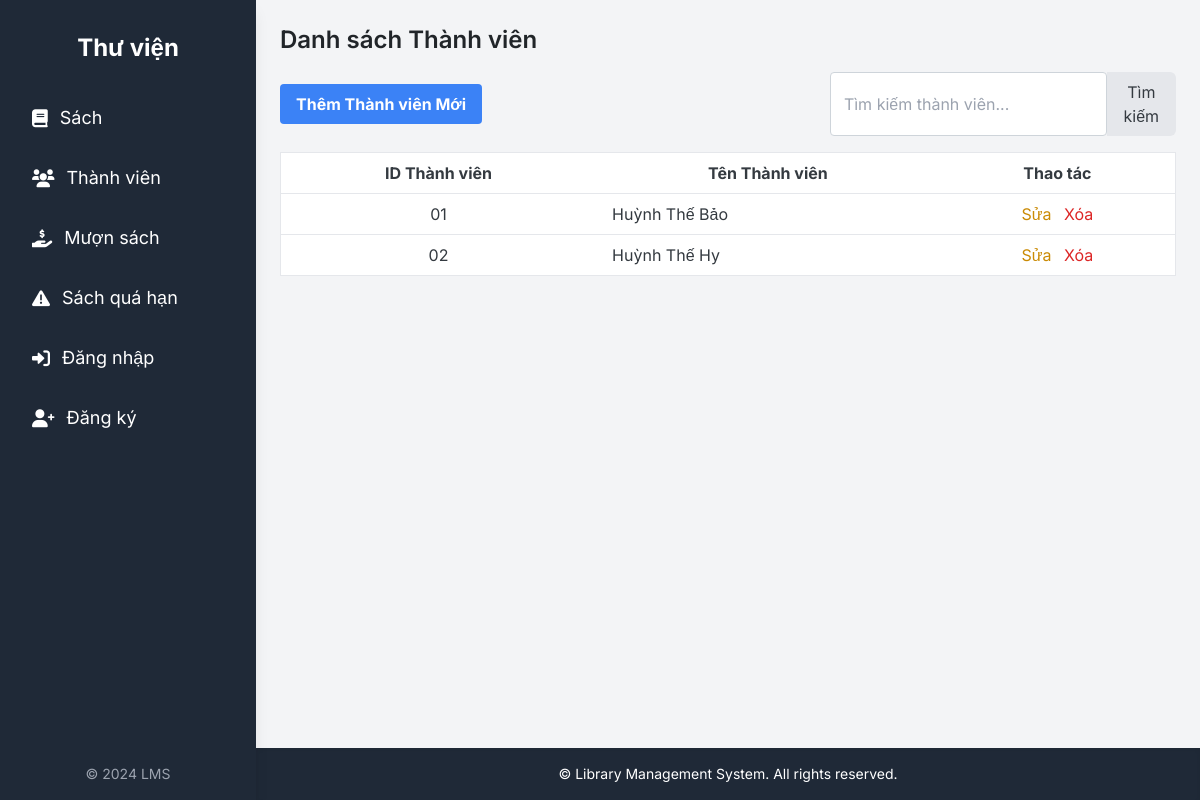
The page /library/members/ on the database its author committed.
### src/library/models.py (models this page shows, shortened)
class Member(models.Model):
    member_id = models.CharField(max_length=20, unique=True, verbose_name="ID Thành Viên") # ID thành viên, phải là duy nhất
    name = models.CharField(max_length=255, verbose_name="Tên Thành Viên") # Tên thành viên
    class Meta:
        verbose_name = "Thành viên"
        verbose_name_plural = "Thành viên"

### src/library/views.py (the view)
# urls.py: path('members/', views.member_list, name='member_list'), # Danh sách thành viên
def member_list(request):
    members = Member.objects.all() # Lấy tất cả thành viên
    return render(request, 'library/member_list.html', {'members': members})

### src/templates/library/member_list.html (shortened to what this page needs)
{% extends "library/base.html" %}
{% block content %}
<h2 class="text-2xl font-semibold mb-4">Danh sách Thành viên</h2>
<div class="flex justify-between items-center mb-4">
    <a href="{% url 'member_create' %}" class="bg-blue-500 hover:bg-blue-700 text-white font-bold py-2 px-4 rounded">Thêm Thành viên Mới</a>
    <form action="{% url 'member_search' %}" method="get" class="flex">
        <input type="text" name="q" placeholder="Tìm kiếm thành viên..." class="border p-2 rounded-l-md" value="{{ query }}">
        <button type="submit" class="bg-gray-200 hover:bg-gray-300 p-2 rounded-r-md">Tìm kiếm</button>
    </form>
</div>
<div class="overflow-x-auto">
    <table class="min-w-full bg-white border border-gray-200">
        <thead>
            <tr>
                <th class="py-2 px-4 border-b">ID Thành viên</th>
                <th class="py-2 px-4 border-b">Tên Thành viên</th>
                <th class="py-2 px-4 border-b">Thao tác</th>
            </tr>
        </thead>
        <tbody>
            {% for member in members %}
            <tr>
                <td class="py-2 px-4 border-b text-center">{{ member.member_id }}</td>
                <td class="py-2 px-4 border-b">{{ member.name }}</td>
                <td class="py-2 px-4 border-b text-center">
                    <a href="{% url 'member_update' member.pk %}" class="text-yellow-600 hover:text-yellow-800 mr-2">Sửa</a>
                    <a href="{% url 'member_delete' member.pk %}" class="text-red-600 hover:text-red-800">Xóa</a>
                </td>
            </tr>
            {% empty %}
            <tr>
                <td colspan="3" class="py-4 text-center text-gray-500">Không có thành viên nào.</td>
            </tr>
            {% endfor %}
        </tbody>
    </table>
</div>
{% endblock %}

### src/static/main.css (style rules this page uses)
body { margin: 0; font-family: 'Inter', sans-serif; -webkit-font-smoothing: antialiased; -moz-osx-font-smoothing: grayscale; background-color: #f8f9fa; color: #343a40; }
a { color: #007bff; text-decoration: none; transition: color 0.2s ease-in-out; }
h1, h2, h3, h4, h5, h6 { color: #212529; margin-top: 0; margin-bottom: 0.5rem; }
input[type="text"], input[type="number"], input[type="date"], select, textarea { border: 1px solid #ced4da; padding: 0.6rem 0.8rem; border-radius: 0.25rem; font-size: 1rem; color: #495057; transition: border-color 0.2s ease-in-out, box-shadow 0.2s ease-in-out; width: 100%; box-sizing: border-box; }
.text-center { text-align: center; }

### rows shown on the page
Member: member_id "01", name "Huỳnh Thế Bảo"
Member: member_id "02", name "Huỳnh Thế Hy"
